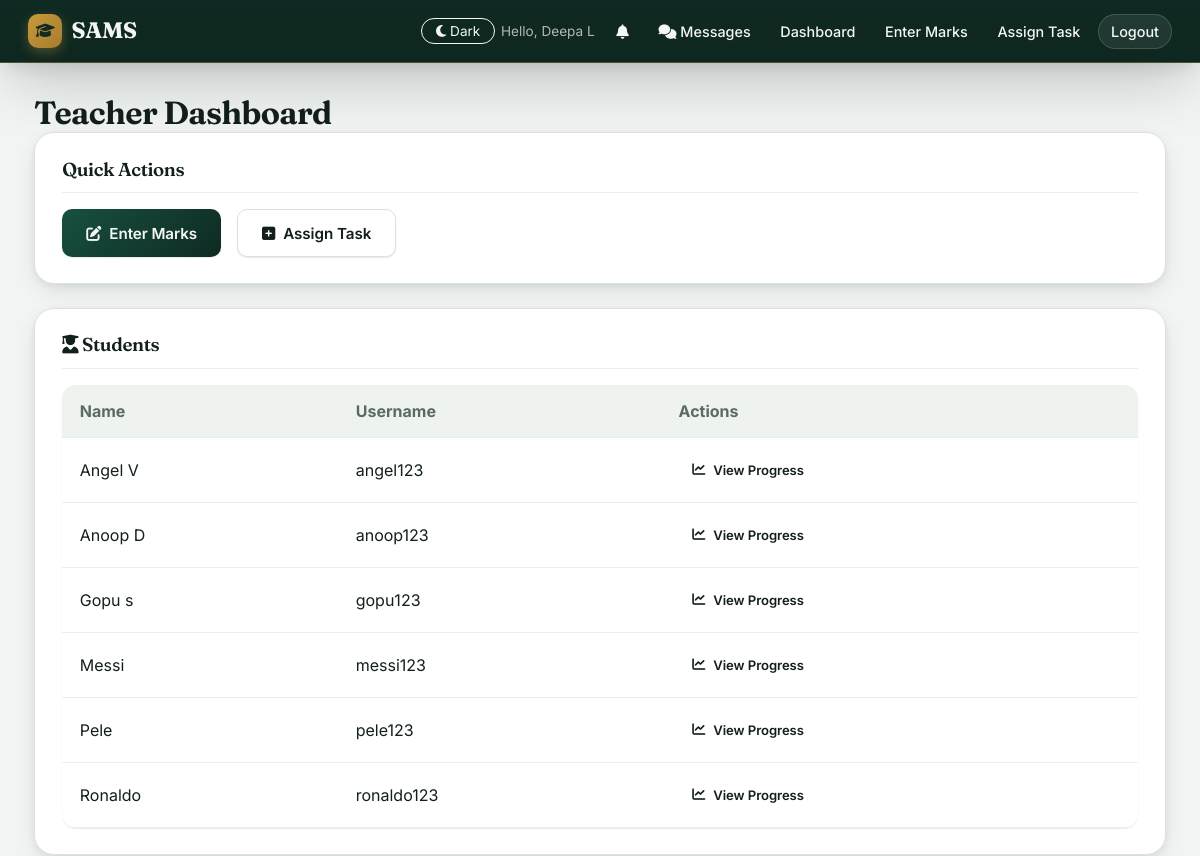
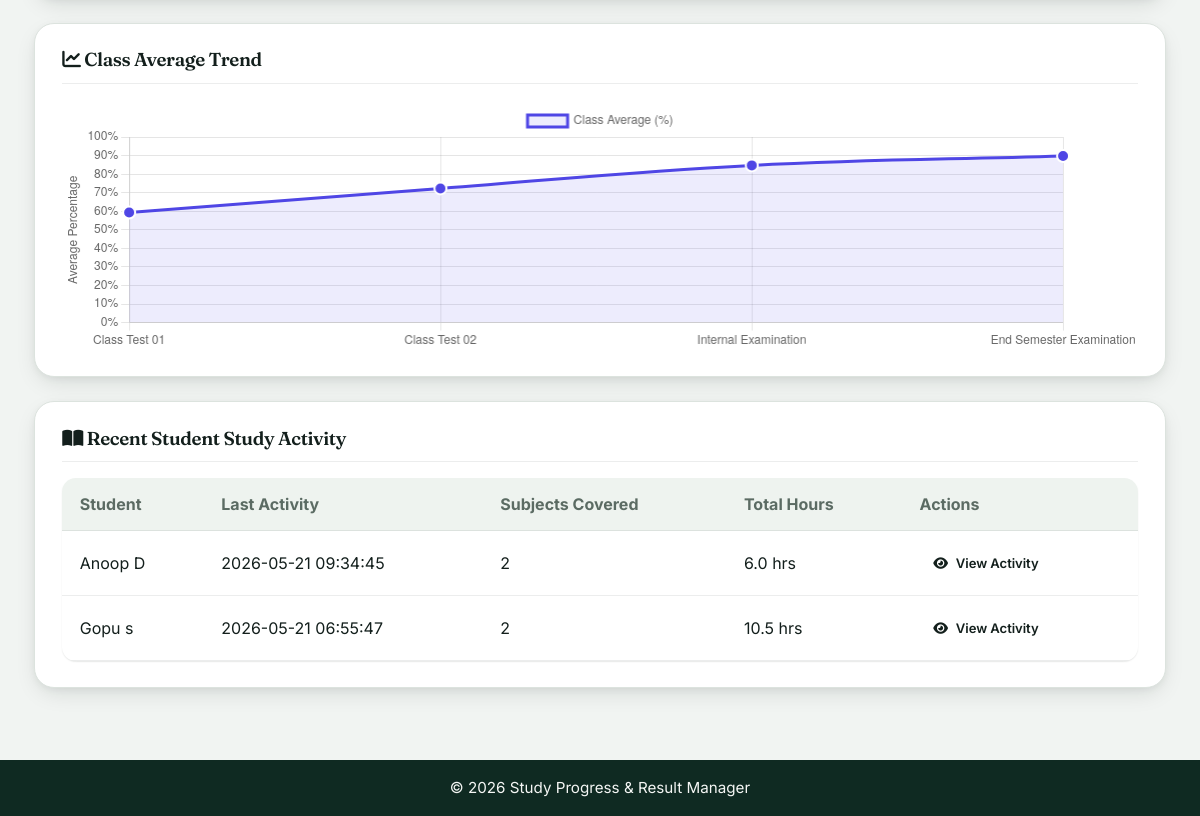
The app's page /teacher/dashboard (signed in), older data (2 pictures, top to bottom).
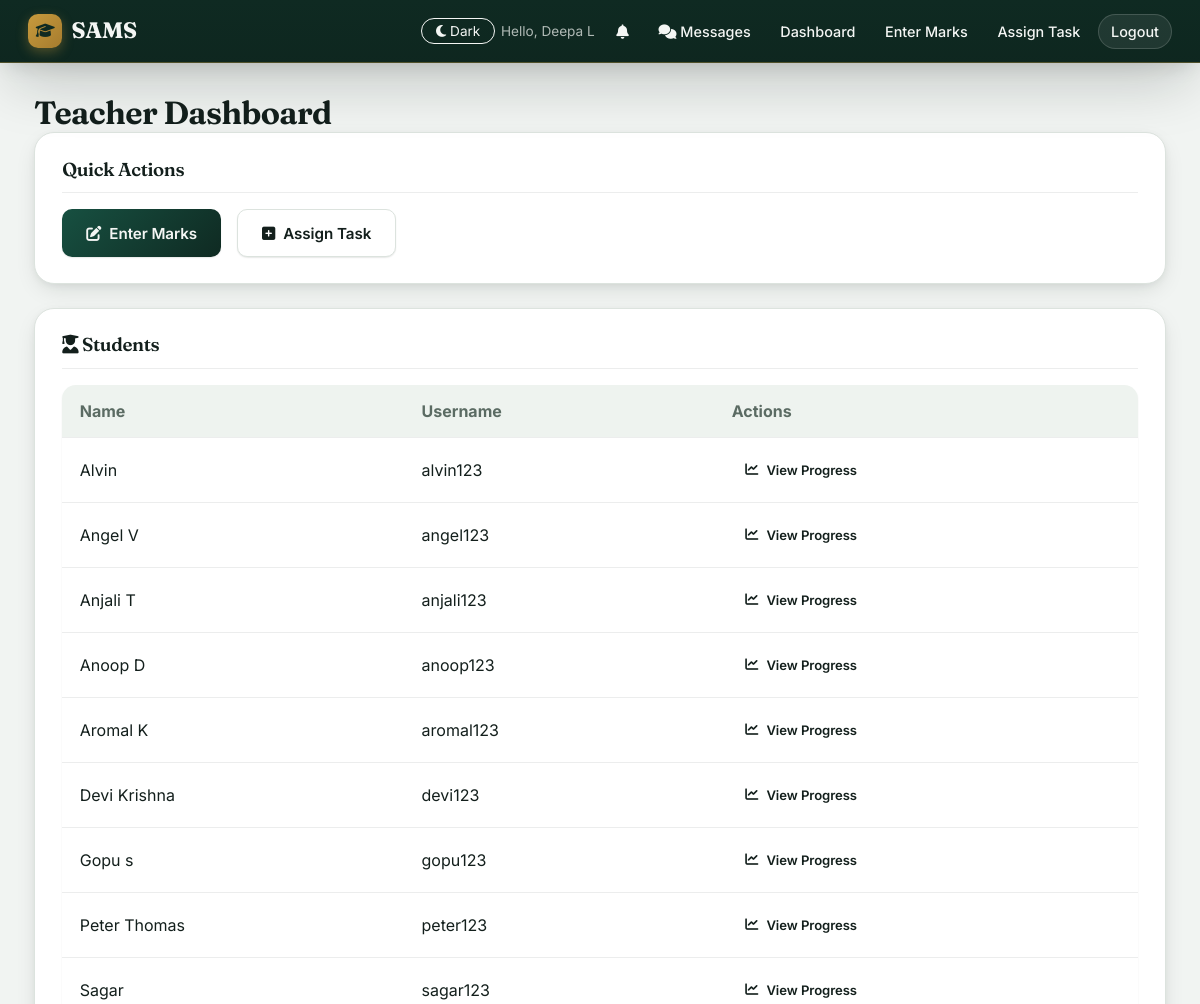
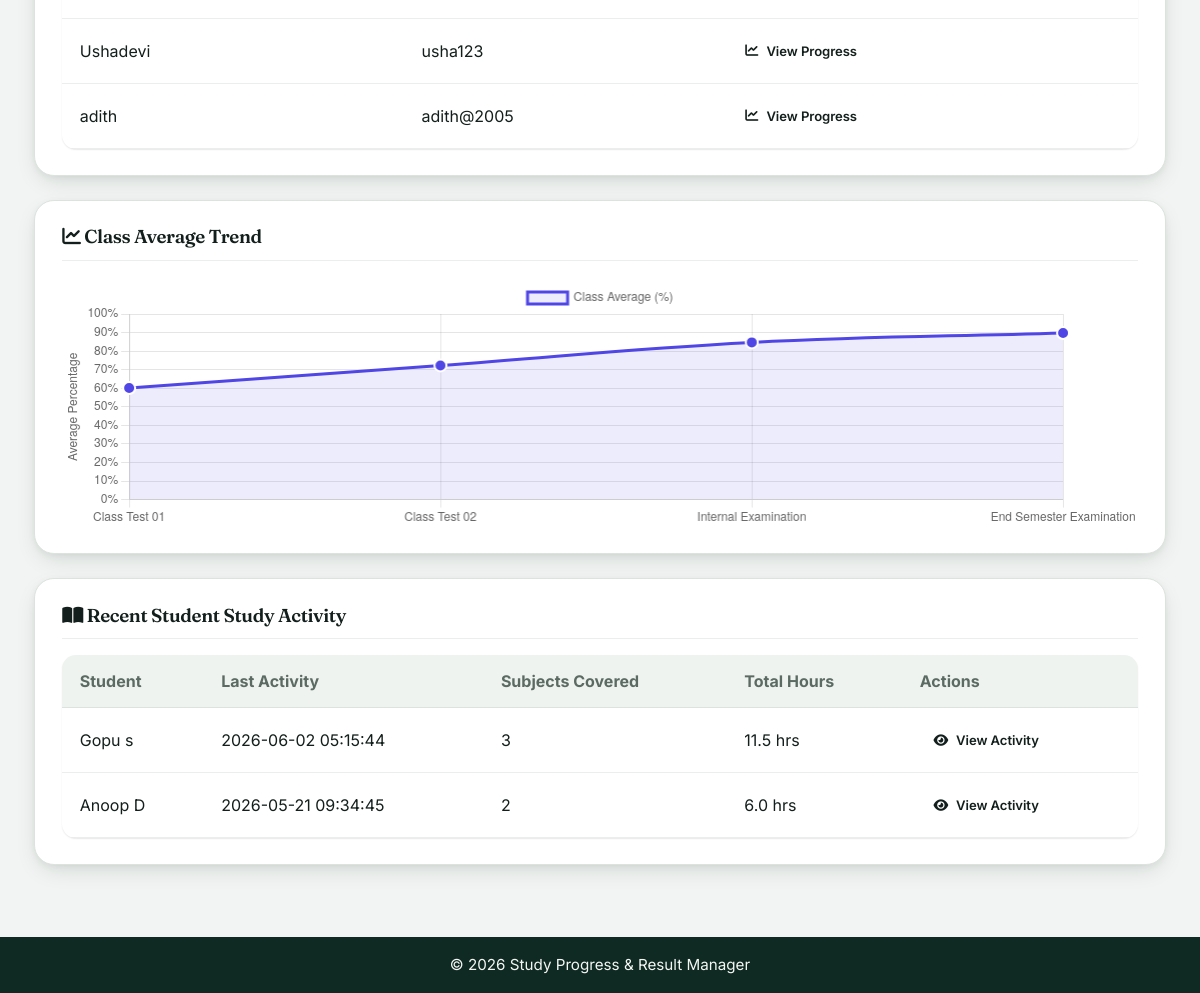
The same page, newer data (2 pictures, top to bottom).
### tables this page shows
CREATE TABLE "users" (
                id INTEGER PRIMARY KEY AUTOINCREMENT,
                username TEXT UNIQUE NOT NULL,
                password TEXT NOT NULL,
                role TEXT NOT NULL CHECK(role IN ('teacher', 'student', 'admin')),
                full_name TEXT NOT NULL,
                status TEXT NOT NULL CHECK(status IN ('pending', 'active', 'blocked')) DEFAULT 'pending',
                department TEXT,
                created_at TIMESTAMP DEFAULT CURRENT_TIMESTAMP
            , theme VARCHAR(10) DEFAULT 'light');

### app.py (the view)
@app.route('/teacher/dashboard')
@login_required
@teacher_required
def teacher_dashboard():
    conn = get_db_connection()
    students = conn.execute('''
        SELECT * FROM users WHERE role = 'student' ORDER BY full_name
    ''').fetchall()
    recent_logs = conn.execute('''
        SELECT u.id as student_id,
               u.full_name as student_name,
               MAX(sl.created_at) as last_activity,
               COUNT(DISTINCT sl.subject_id) as subjects_covered,
               SUM(sl.hours_spent) as total_hours
        FROM study_logs sl
        JOIN users u ON sl.student_id = u.id
        GROUP BY sl.student_id
        ORDER BY last_activity DESC
        LIMIT 20
    ''').fetchall()
    exam_averages = conn.execute('''
        SELECT exam_name,
               ROUND(AVG(marks_obtained / max_marks * 100), 1) as average_percentage,
               COUNT(DISTINCT student_id) as student_count
        FROM marks
        GROUP BY exam_name
        ORDER BY CASE exam_name
                 WHEN 'Class Test 01' THEN 1
                 WHEN 'Class Test 02' THEN 2
                 WHEN 'Internal Examination' THEN 3
                 WHEN 'End Semester Examination' THEN 4
                 ELSE 5
             END
    ''').fetchall()
    class_trend = []
    for row in exam_averages:
        class_trend.append({
            'exam_name': row['exam_name'],
            'average': row['average_percentage']
        })
    conn.close()
    return render_template('teacher_dashboard.html',
                         students=students,
                         recent_logs=recent_logs,
                         class_trend=class_trend)

### app.py (called while the page is built)
def login_required(f):
    @wraps(f)
    def decorated_function(*args, **kwargs):
        if 'user_id' not in session:
            flash('Please log in to access this page.', 'error')
            return redirect(url_for('login'))
        return f(*args, **kwargs)
    return decorated_function

def teacher_required(f):
    @wraps(f)
    def decorated_function(*args, **kwargs):
        if session.get('role') != 'teacher':
            flash('This page is for teachers only.', 'error')
            return redirect(url_for('home'))
        return f(*args, **kwargs)
    return decorated_function

@app.context_processor
def inject_current_user():
    return {'current_user': CurrentUser(session)}

@app.context_processor
def inject_unread_notifications():
    count = 0
    if 'user_id' in session:
        try:
            conn = get_db_connection()
            row = conn.execute(
                'SELECT COUNT(*) AS c FROM notifications WHERE user_id = ? AND is_read = 0',
                (session['user_id'],)
            ).fetchone()
            dm_row = conn.execute('''
                SELECT COUNT(*) AS c FROM direct_messages dm
                JOIN conversations conv ON conv.id = dm.conversation_id
                WHERE (conv.user_a = ? OR conv.user_b = ?) AND dm.sender_id != ? AND dm.is_read = 0
            ''', (session['user_id'], session['user_id'], session['user_id'])).fetchone()
            conn.close()
            count = (row['c'] if row else 0) + (dm_row['c'] if dm_row else 0)
        except Exception:
            count = 0
    return {'unread_count': count}

    @property
    def is_authenticated(self):
        return bool(self.id)

### database.py (called while the page is built)
def get_db_connection():
    conn = sqlite3.connect(DATABASE)
    conn.row_factory = sqlite3.Row  # This lets us access columns by name
    return conn

### templates/teacher_dashboard.html (shortened to what this page needs)
{% extends 'base.html' %}
{% block content %}
<h1>Teacher Dashboard</h1>
<div class="card">
    <h3>Quick Actions</h3>
    <div class="quick-actions">
        <a href="{{ url_for('enter_marks') }}" class="btn btn-primary"><i class="fa-solid fa-pen-to-square"></i> Enter Marks</a>
        <a href="{{ url_for('assign_task') }}" class="btn btn-secondary"><i class="fa-solid fa-square-plus"></i> Assign Task</a>
    </div>
</div>
<div class="card">
    <h3><i class="fa-solid fa-user-graduate"></i> Students</h3>
    {% if students %}
        <table class="data-table">
            <thead>
                <tr>
                    <th>Name</th>
                    <th>Username</th>
                    <th>Actions</th>
                </tr>
            </thead>
            <tbody>
                {% for student in students %}
                <tr>
                    <td>{{ student.full_name }}</td>
                    <td>{{ student.username }}</td>
                    <td>
                        <a href="{{ url_for('student_progress', student_id=student.id) }}" class="btn btn-small"><i class="fa-solid fa-chart-line"></i> View Progress</a>
                    </td>
                </tr>
                {% endfor %}
            </tbody>
        </table>
    {% else %}
        <p class="empty-state">No students registered yet.</p>
    {% endif %}
</div>
<div class="card">
    <h3><i class="fa-solid fa-chart-line"></i> Class Average Trend</h3>
    {% if class_trend %}
        <canvas id="classAverageTrendChart" style="max-height: 380px;"></canvas>
    {% else %}
        <p class="empty-state">No exam data available to display trends.</p>
    {% endif %}
</div>
<div class="card">
    <h3><i class="fa-solid fa-book-open"></i> Recent Student Study Activity</h3>
    {% if recent_logs %}
        <table class="data-table">
            <thead>
                <tr>
                    <th>Student</th>
                    <th>Last Activity</th>
                    <th>Subjects Covered</th>
                    <th>Total Hours</th>
                    <th>Actions</th>
                </tr>
            </thead>
            <tbody>
                {% for log in recent_logs %}
                <tr>
                    <td><a href="{{ url_for('student_progress', student_id=log.student_id) }}">{{ log.student_name }}</a></td>
                    <td>{{ log.last_activity }}</td>
                    <td>{{ log.subjects_covered }}</td>
                    <td>{{ log.total_hours }} hrs</td>
                    <td><a href="{{ url_for('student_study_activity', student_id=log.student_id) }}" class="btn btn-small"><i class="fa-solid fa-eye"></i> View Activity</a></td>
                </tr>
                {% endfor %}
            </tbody>
        </table>
    {% else %}
        <p class="empty-state">No study activity recorded yet.</p>
    {% endif %}
</div>
{% endblock %}

### templates/base.html (shortened to what this page needs)
<!DOCTYPE html>
<html lang="en">
<head>
    <link rel="stylesheet" href="https://cdnjs.cloudflare.com/ajax/libs/font-awesome/6.5.1/css/all.min.css">
    <link rel="stylesheet" href="{{ url_for('static', filename='style.css') }}">
</head>
<body class="{{ current_user.theme if current_user.is_authenticated else 'light' }}">
    <nav class="navbar">
        <div class="nav-brand">
            <a href="{{ url_for('home') }}"><i class="fa-solid fa-graduation-cap"></i> SAMS</a>
        </div>
        <div class="nav-links">
            {% if current_user.is_authenticated %}
                <form action="{{ url_for('toggle_theme') }}" method="POST" style="display:inline;">
                  <button type="submit" class="theme-toggle">
                    {% if current_user.theme == 'dark' %}<i class="fa-solid fa-sun"></i> Light{% else %}<i class="fa-solid fa-moon"></i> Dark{% endif %}
                  </button>
                </form>
                <span class="welcome-text">Hello, {{ session.get('full_name') }}</span>
                <a href="{{ url_for('notifications') }}" class="nav-bell" title="Notifications">
                    <i class="fa-solid fa-bell"></i>{% if unread_count and unread_count > 0 %}<span class="bell-badge">{{ unread_count }}</span>{% endif %}
                </a>
                <a href="{{ url_for('chat.inbox') }}"><i class="fa-solid fa-comments"></i> Messages</a>
                {% if session.get('role') == 'teacher' %}
                    <a href="{{ url_for('teacher_dashboard') }}">Dashboard</a>
                    <a href="{{ url_for('enter_marks') }}">Enter Marks</a>
                    <a href="{{ url_for('assign_task') }}">Assign Task</a>
                {% elif session.get('role') == 'student' %}
                    <a href="{{ url_for('student_dashboard') }}">Dashboard</a>
                    <a href="{{ url_for('add_study_log') }}">Log Study</a>
                    <a href="{{ url_for('view_results') }}">My Results</a>
                    <a href="{{ url_for('student_calendar') }}">Calendar</a>
                    <a href="{{ url_for('leaderboard') }}">Leaderboard</a>
                {% elif session.get('role') == 'admin' %}
                    <a href="{{ url_for('admin_dashboard') }}">Admin Panel</a>
                    <a href="{{ url_for('admin_alerts') }}">Alerts</a>
                {% endif %}
                <a href="{{ url_for('logout') }}" class="btn-logout">Logout</a>
            {% else %}
                <a href="{{ url_for('login') }}">Login</a>
                <a href="{{ url_for('register') }}">Register</a>
            {% endif %}
        </div>
    </nav>
    <main class="container">
        {% block content %}{% endblock %}
    </main>
    <footer>
        <p>&copy; 2026 Study Progress & Result Manager</p>
    </footer>
</body>
</html>

Row changes from the older to the newer data that the page shows:
added users: full_name "Alvin", username "alvin123", shown under "Students"
added users: full_name "Anjali T", username "anjali123", shown under "Students"
changed users: full_name "Messi" → "Aromal K"; username "messi123" → "aromal123"; moves up the list
changed users: full_name "Ronaldo" → "Devi Krishna"; username "ronaldo123" → "devi123"; moves up the list
changed users "Gopu s": last_activity "2026-05-21 06:55:47" → "2026-06-02 05:15:44"; subjects_covered "2" → "3"; total_hours "10.5" → "11.5"; moves up the list
changed users: full_name "Pele" → "Peter Thomas"; username "pele123" → "peter123"
added users: full_name "Sagar", username "sagar123", shown under "Students"
added users: full_name "Ushadevi", username "usha123", shown under "Students"
added users: full_name "adith", username "adith@2005", shown under "Students"
Text that changed along with them:
chart data {{ class_trend | tojson | safe }}: [{"average": 59.3, "exam_name": "Class Test 01"}, {"average": 72.3, "exam_name": "Class Test 02"}, {"average": 84.7, "exam_name": "Internal Examination"}, {"average": 89.8, "exam_name": "End Semester Examination"}] → [{"average": 60.1, "exam_name": "Class Test 01"}, {"average": 72.3, "exam_name": "Class Test 02"}, {"average": 84.7, "exam_name": "Internal Examination"}, {"average": 89.8, "exam_name": "End Semester Examination"}]
